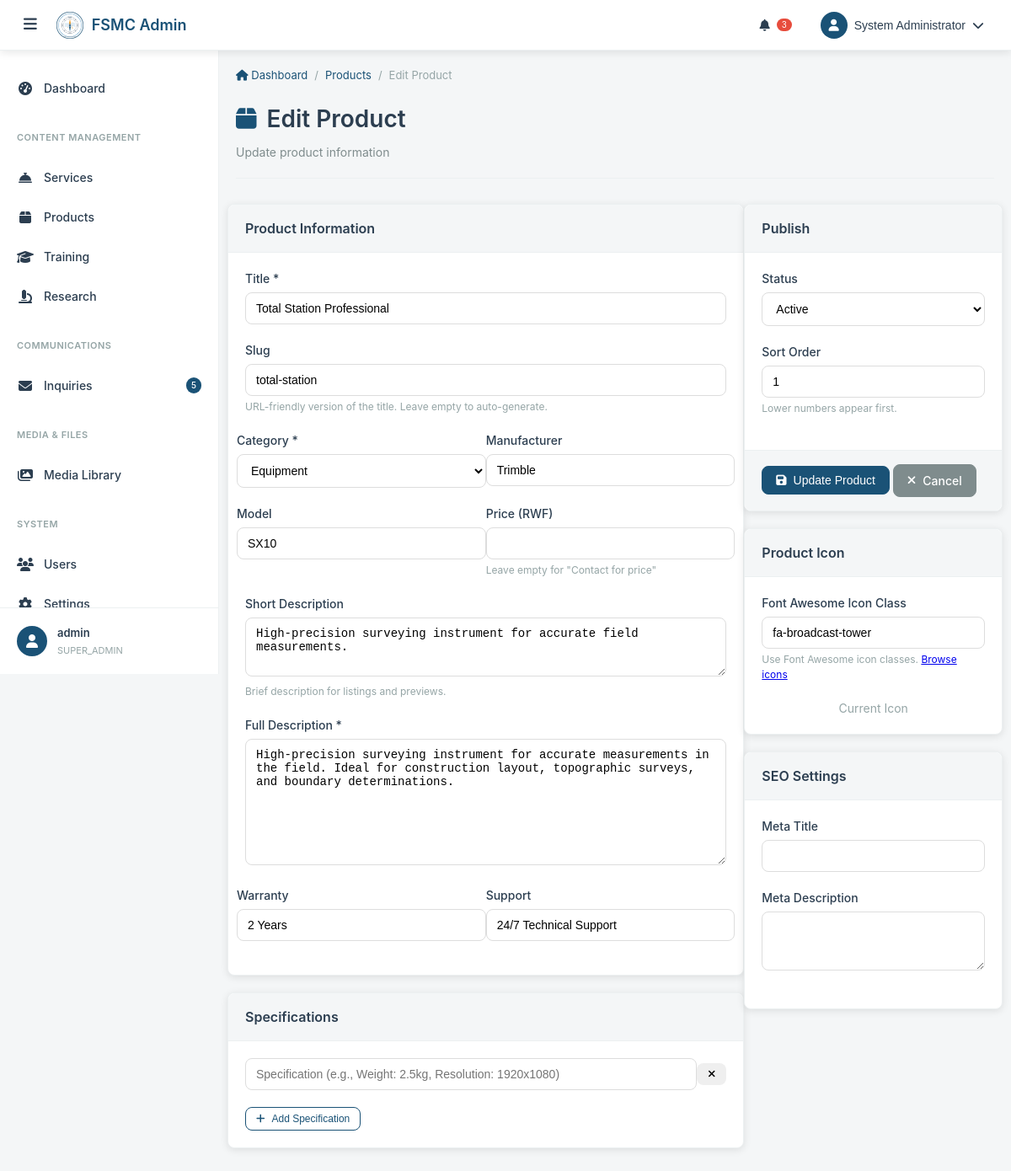
Screenshot of /admin/product_edit.php?id=1 (signed in) with the database file from the repository.
### tables this page shows
CREATE TABLE products (
    id INT PRIMARY KEY AUTO_INCREMENT,
    title VARCHAR(200) NOT NULL,
    slug VARCHAR(200) UNIQUE NOT NULL,
    description TEXT NOT NULL,
    short_description VARCHAR(500),
    category ENUM('equipment', 'software', 'training', 'bundle') NOT NULL,
    manufacturer VARCHAR(100),
    model VARCHAR(100),
    price DECIMAL(10,2),
    warranty VARCHAR(100),
    support VARCHAR(200),
    specifications JSON,
    features JSON,
    icon VARCHAR(100),
    image VARCHAR(255),
    gallery JSON,
    status ENUM('active', 'inactive', 'draft') DEFAULT 'active',
    sort_order INT DEFAULT 0,
    meta_title VARCHAR(200),
    meta_description VARCHAR(300),
    created_at TIMESTAMP DEFAULT CURRENT_TIMESTAMP,
    updated_at TIMESTAMP DEFAULT CURRENT_TIMESTAMP ON UPDATE CURRENT_TIMESTAMP
);

### admin/product_edit.php (the view, shortened to what the rows shown need)
<?php
require_once 'config/config.php';
$productId = intval($_GET['id'] ?? 0);
$isEdit = $productId > 0;
$pageTitle = $isEdit ? 'Edit Product' : 'Add New Product';
$pageIcon = 'fas fa-box';
$product = null;
if ($isEdit) {
    $product = dbGetRow("SELECT * FROM products WHERE id = ?", [$productId]);
}
$formData = $product ?: [
    'title' => '',
    'slug' => '',
    'description' => '',
    'short_description' => '',
    'category' => '',
    'manufacturer' => '',
    'model' => '',
    'specifications' => '[]',
    'price' => '',
    'warranty' => '',
    'support' => '',
    'icon' => '',
    'status' => 'active',
    'sort_order' => 0,
    'meta_title' => '',
    'meta_description' => ''
];
$categories = [
    'equipment' => 'Equipment',
    'software' => 'Software',
    'training' => 'Training Materials',
    'bundle' => 'Bundle/Package'
];
include 'includes/header.php';
?>
<form method="POST" data-validate>
    <div class="row">
        <div class="col-8">
            <div class="card">
                <div class="card-body">
                    <div class="form-group">
                        <label for="title" class="form-label">Title *</label>
                        <input type="text" id="title" name="title" class="form-control"
                               value="<?php echo htmlspecialchars($formData['title']); ?>"
                               required maxlength="200">
                    </div>
                    <div class="form-group">
                        <label for="slug" class="form-label">Slug</label>
                        <input type="text" id="slug" name="slug" class="form-control"
                               value="<?php echo htmlspecialchars($formData['slug']); ?>"
                               maxlength="200">
                        <div class="form-text">URL-friendly version of the title. Leave empty to auto-generate.</div>
                    </div>
                    <div class="row">
                        <div class="col-6">
                            <div class="form-group">
                                <label for="category" class="form-label">Category *</label>
                                <select id="category" name="category" class="form-control" required>
                                    <?php foreach ($categories as $value => $label): ?>
                                        <option value="<?php echo $value; ?>" <?php echo $formData['category'] === $value ? 'selected' : ''; ?>>
                                            <?php echo $label; ?>
                                        </option>
                                    <?php endforeach; ?>
                                </select>
                            </div>
                        </div>
                        <div class="col-6">
                            <div class="form-group">
                                <label for="manufacturer" class="form-label">Manufacturer</label>
                                <input type="text" id="manufacturer" name="manufacturer" class="form-control"
                                       value="<?php echo htmlspecialchars($formData['manufacturer']); ?>"
                                       maxlength="100">
                            </div>
                        </div>
                    </div>
                    <div class="row">
                        <div class="col-6">
                            <div class="form-group">
                                <label for="model" class="form-label">Model</label>
                                <input type="text" id="model" name="model" class="form-control"
                                       value="<?php echo htmlspecialchars($formData['model']); ?>"
                                       maxlength="100">
                            </div>
                        </div>
                    </div>
                    <div class="form-group">
                        <label for="short_description" class="form-label">Short Description</label>
                        <textarea id="short_description" name="short_description" class="form-control"
                                  rows="3" maxlength="500"><?php echo htmlspecialchars($formData['short_description']); ?></textarea>
                        <div class="form-text">Brief description for listings and previews.</div>
                    </div>
                    <div class="form-group">
                        <label for="description" class="form-label">Full Description *</label>
                        <textarea id="description" name="description" class="form-control"
                                  rows="8" required><?php echo htmlspecialchars($formData['description']); ?></textarea>
                    </div>
                    <div class="row">
                        <div class="col-6">
                            <div class="form-group">
                                <label for="warranty" class="form-label">Warranty</label>
                                <input type="text" id="warranty" name="warranty" class="form-control"
                                       value="<?php echo htmlspecialchars($formData['warranty']); ?>"
                                       placeholder="e.g., 2 years, 1 year parts & labor">
                            </div>
                        </div>
                        <div class="col-6">
                            <div class="form-group">
                                <label for="support" class="form-label">Support</label>
                                <input type="text" id="support" name="support" class="form-control"
                                       value="<?php echo htmlspecialchars($formData['support']); ?>"
                                       placeholder="e.g., 24/7 phone support, Email support">
                            </div>
                        </div>
                    </div>
                </div>
            </div>
        </div>
        <div class="col-4">
            <div class="card">
                <div class="card-body">
                    <div class="form-group">
                        <label for="status" class="form-label">Status</label>
                        <select id="status" name="status" class="form-control">
                            <option value="active" <?php echo $formData['status'] === 'active' ? 'selected' : ''; ?>>Active</option>
                        </select>
                    </div>
                    <div class="form-group">
                        <label for="sort_order" class="form-label">Sort Order</label>
                        <input type="number" id="sort_order" name="sort_order" class="form-control"
                               value="<?php echo htmlspecialchars($formData['sort_order']); ?>"
                               min="0">
                        <div class="form-text">Lower numbers appear first.</div>
                    </div>
                </div>
            </div>
            <div class="card">
                <div class="card-body">
                    <div class="form-group">
                        <label for="icon" class="form-label">Font Awesome Icon Class</label>
                        <input type="text" id="icon" name="icon" class="form-control"
                               value="<?php echo htmlspecialchars($formData['icon']); ?>"
                               placeholder="e.g., fas fa-laptop, fas fa-tools">
                        <div class="form-text">
                            Use Font Awesome icon classes.
                            <a href="https://fontawesome.com/icons" target="_blank">Browse icons</a>
                        </div>
                    </div>
                </div>
            </div>
        </div>
    </div>
</form>
<?php include 'includes/footer.php'; ?>

### admin/includes/header.php (shortened to what the rows shown need)
<?php
$currentUser = getCurrentUser();
?>
<!DOCTYPE html>
<html lang="en">
<head>
    <link rel="stylesheet" href="https://cdnjs.cloudflare.com/ajax/libs/font-awesome/6.7.2/css/all.min.css">
    <link rel="stylesheet" href="assets/css/admin.css">
</head>
<body class="admin-body">
    <nav class="top-nav">
        <div class="nav-right">
            <div class="nav-item dropdown" id="userDropdown">
                <button class="nav-btn user-btn" data-toggle="dropdown">
                    <div class="user-avatar">
                        <i class="fas fa-user"></i>
                    </div>
                    <span class="user-name"><?php echo htmlspecialchars($currentUser['full_name']); ?></span>
                    <i class="fas fa-chevron-down"></i>
                </button>
            </div>
        </div>
    </nav>
    <aside class="sidebar" id="sidebar">
        <div class="sidebar-footer">
            <div class="sidebar-user">
                <div class="user-info">
                    <div class="user-name"><?php echo htmlspecialchars($currentUser['username']); ?></div>
                    <div class="user-role"><?php echo htmlspecialchars($currentUser['role']); ?></div>
                </div>
            </div>
        </div>
    </aside>
    <main class="main-content" id="mainContent">
        <div class="content-wrapper">
            <?php if (isset($pageTitle)): ?>
            <div class="page-header">
                <div class="page-header-content">
                    <h1 class="page-title">
                        <?php if (isset($pageIcon)): ?>
                            <i class="<?php echo $pageIcon; ?>"></i>
                        <?php endif; ?>
                        <?php echo htmlspecialchars($pageTitle); ?>
                    </h1>
                </div>
            </div>
            <?php endif; ?>
            <div class="page-content">

### rows the page displays
products: title "Total Station Professional", slug "total-station", category "Equipment", manufacturer "Trimble", model "SX10", short_description "High-precision surveying instrument for accurate field measurements.", description "High-precision surveying instrument for accurate measurements in the field. Ideal for construction layout, topographic surveys, and boundary determinations.", warranty "2 Years", support "24/7 Technical Support", status "Active", sort_order "1", icon "fa-broadcast-tower"

### other values shown
$currentUser['full_name'] "System Administrator"
$currentUser['username'] "admin"
$currentUser['role'] "SUPER_ADMIN"
$crumb['title'] "Products"
$crumb['title'] "Edit Product"
$pageTitle "Edit Product"
$pageDescription "Update product information"
